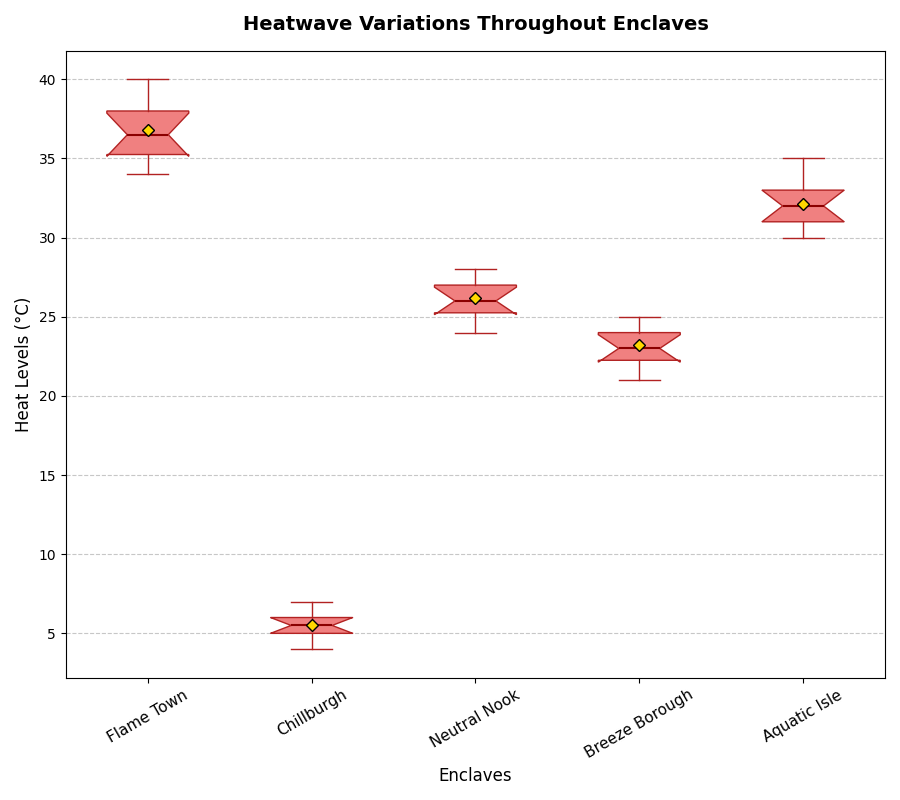

This figure's Python source:
import matplotlib.pyplot as plt
import numpy as np

# Define cities
cities = ["Flame Town", "Chillburgh", "Neutral Nook", "Breeze Borough", "Aquatic Isle"]

# Define temperature data for summer
summer_temperatures = [
    [35, 36, 38, 40, 39, 34, 37, 35, 38, 36],  # Inferno City
    [5, 6, 7, 4, 6, 5, 4, 7, 6, 5],  # Frostville
    [25, 26, 24, 27, 28, 26, 25, 27, 28, 26],  # Temperate Town
    [22, 23, 25, 24, 23, 22, 21, 24, 25, 23],  # Zephyr Zone
    [30, 32, 33, 31, 35, 34, 33, 32, 31, 30]   # Aqua Haven
]

# Set up the plot with one subplot
fig, ax = plt.subplots(figsize=(9, 8))

# Boxplot for summer temperatures
bp = ax.boxplot(summer_temperatures, vert=True, patch_artist=True, showmeans=True, notch=True,
                boxprops=dict(facecolor="lightcoral", color="firebrick"),
                medianprops=dict(color="darkred", linewidth=1.5),
                meanprops=dict(marker='D', markeredgecolor='black', markerfacecolor='gold'),
                whiskerprops=dict(color="firebrick"), capprops=dict(color="firebrick"))

ax.set_xticklabels(cities, fontsize=11, rotation=30)
ax.set_title("Heatwave Variations Throughout Enclaves", fontsize=14, fontweight='bold', pad=15)
ax.set_xlabel("Enclaves", fontsize=12)
ax.set_ylabel("Heat Levels (°C)", fontsize=12)
ax.yaxis.grid(True, linestyle='--', alpha=0.7)

# Adjust layout
plt.tight_layout()

# Display the plot
plt.show()
